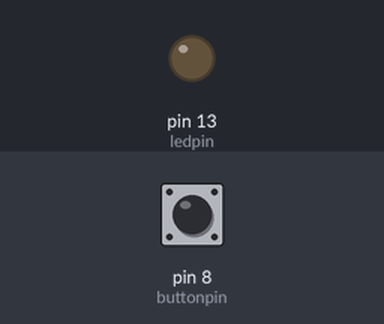
Simulated run of this sketch. Board: Arduino Uno, built with avr-gcc and run on an emulated ATmega328P. Parts: output pins drawn as LEDs (lit = HIGH). Dashed ring = blinking. Inputs (shaded band) come from the test bench; at power-on: pin 8 (buttonpin) LOW. What the sketch prints to the serial monitor is not drawn.

Above: at 1.2 s.
1.3 s: pin 8 (buttonpin) pulled HIGH for 0.15 s
At 2.1 s:
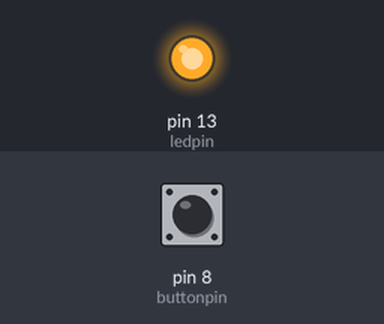
2.9 s: pin 8 (buttonpin) pulled HIGH for 1 s
At 3.4 s:
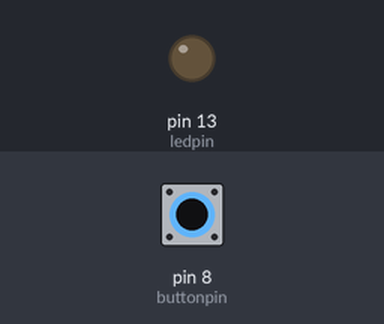
5.4 s: pin 8 (buttonpin) pulled HIGH for 3.2 s
At 6.5 s:
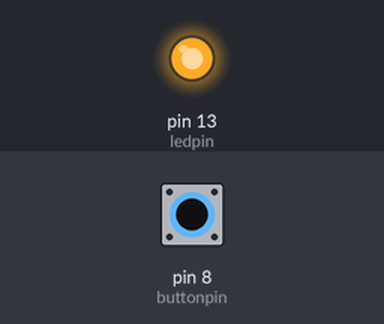
10.1 s: pin 8 (buttonpin) pulsed HIGH 5 times (0.12 s each, 0.3 s apart)
At 10.55 s:
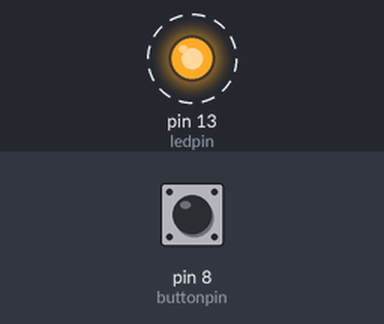
13.1 s: pin 8 (buttonpin) pulsed HIGH 2 times (0.12 s each, 0.3 s apart)
At 13.8 s:
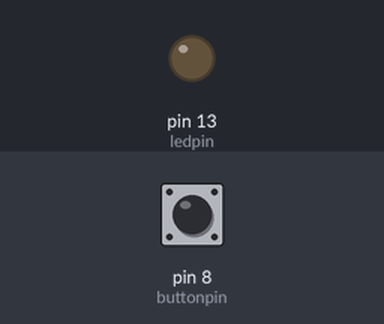
Timing chart, 0 to 16.1 s (numbered marks = the images above; inputs shaded):
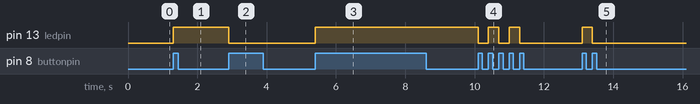

The sketch:

toggle_Light.ino
```cpp
int ledpin = 13;
int buttonpin = 8;
boolean on = false;
int buttonstate = 0;
boolean debounce = false;

void setup() {
  // put your setup code here, to run once:
  pinMode(ledpin, OUTPUT);
  pinMode(buttonpin, INPUT);
  Serial.begin(9600);
}

void loop() {
  // put your main code here, to run repeatedly:
  buttonstate=digitalRead(buttonpin);
  delay(1);
  if (buttonstate == 1 && debounce == false){
    debounce = true;
    if (on == true){
      on = false;
      Serial.write(0);
    }
    else{
      on = true;
      Serial.write(1);
    }
  }
  else if (buttonstate == 0){
    debounce =false;
  }

  if (on == true){
    digitalWrite(ledpin, HIGH);
  }
  else {
    digitalWrite(ledpin, LOW);
  }
}
```

Measured:
- after the input at 1.3 s, pin 13 (ledpin): LOW → HIGH at once
- after the input at 2.9 s, pin 13 (ledpin): HIGH → LOW at once
- after the input at 5.4 s, pin 13 (ledpin): LOW → HIGH at once
- after the input at 10.1 s, pin 13 (ledpin): alternates HIGH for 0.30 s and LOW for 0.30 s, 5 changes in all, then stays LOW, starting at once
- after the input at 13.1 s, pin 13 (ledpin): LOW → HIGH at once, → LOW 0.30 s later
